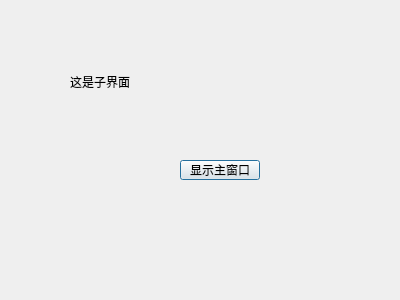
<?xml version="1.0" encoding="UTF-8"?>
<ui version="4.0">
 <class>ChildDialog</class>
 <widget class="QDialog" name="ChildDialog">
  <property name="geometry">
   <rect>
    <x>0</x>
    <y>0</y>
    <width>400</width>
    <height>300</height>
   </rect>
  </property>
  <property name="windowTitle">
   <string>Dialog</string>
  </property>
  <widget class="QLabel" name="label">
   <property name="geometry">
    <rect>
     <x>70</x>
     <y>71</y>
     <width>91</width>
     <height>21</height>
    </rect>
   </property>
   <property name="text">
    <string>这是子界面</string>
   </property>
  </widget>
  <widget class="QPushButton" name="showMainWindow">
   <property name="geometry">
    <rect>
     <x>180</x>
     <y>160</y>
     <width>80</width>
     <height>20</height>
    </rect>
   </property>
   <property name="text">
    <string>显示主窗口</string>
   </property>
  </widget>
 </widget>
 <resources/>
 <connections/>
</ui>
